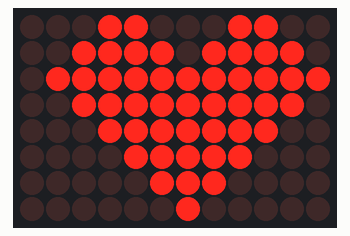
The sketch below on a simulated Arduino Uno R4 WiFi. On the bench: 12×8 LED matrix.

Above: at 0.1 s.
At 0.6 s:
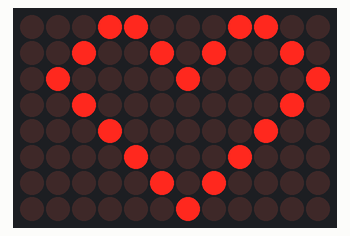

Measured:
- what the display in image 1 shows lasts 0.5 s, from 0.5 s to 1.0 s

The sketch:

heart.ino
```cpp
#include "Arduino_LED_Matrix.h"
ArduinoLEDMatrix matrix;
void setup() {
  matrix.begin();
}
const uint32_t full[] = {
  0x18c3de7f,
  0xf3fe1fc0,
  0xf8070020,
};
const uint32_t hallow[] = {
  0x18c25242,
  0x12021040,
  0x88050020,
};
void loop() {
  matrix.loadFrame(full);
  delay(500);
  matrix.loadFrame(hallow);
  delay(500);
}
```
